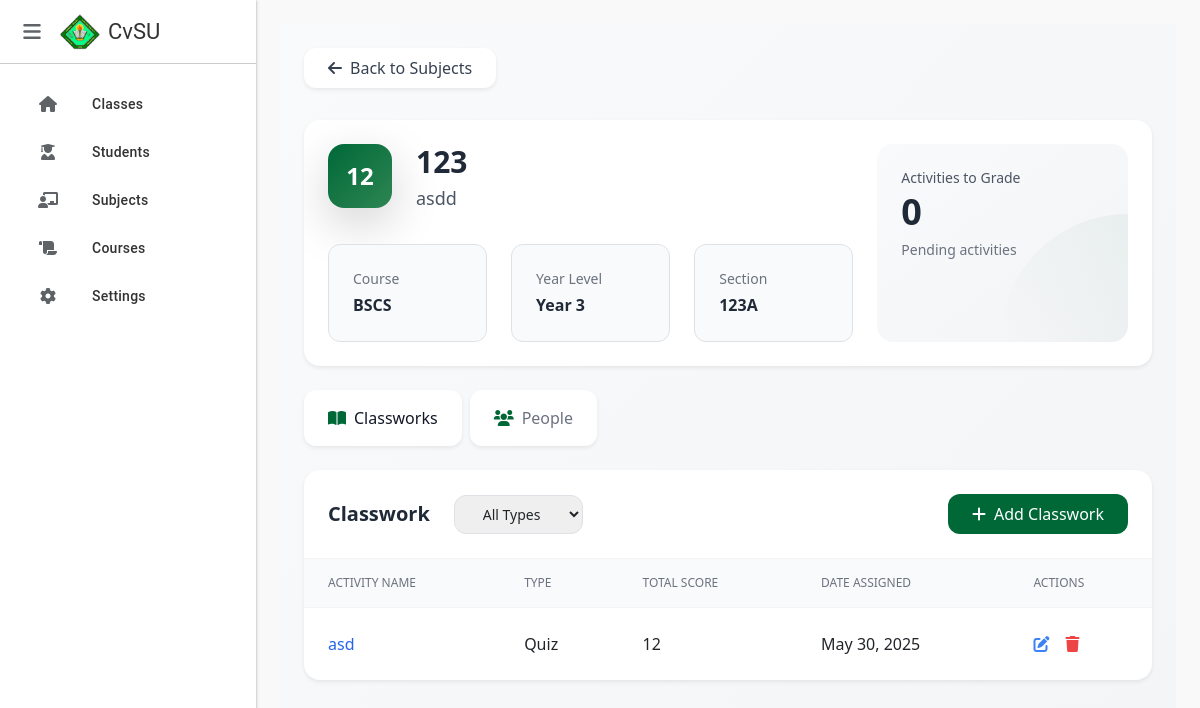
/subjects/123/, run on the app's committed database.
### SMSapp/models.py (models this page shows, shortened)
class Subject(models.Model):
    SEMESTER_CHOICES = [
        (1, '1st Semester'),
        (2, '2nd Semester'),
        (3, 'Summer'),
    ]
    subject_code = models.CharField(max_length=20, primary_key=True)
    subject_title = models.CharField(max_length=100)
    course = models.ForeignKey(Course, on_delete=models.CASCADE, null=True, blank=True)  # Make course optional
    school_year = models.CharField(max_length=20)
    semester = models.PositiveSmallIntegerField(choices=SEMESTER_CHOICES)
    year_level = models.PositiveSmallIntegerField()
    section = models.CharField(max_length=20)
    archive = models.BooleanField(default=False)
    class Meta:
        ordering = ['subject_code']

class Course(models.Model):
    course_abv = models.CharField(max_length=10, primary_key=True)
    course_name = models.CharField(max_length=100)

class Activity(models.Model):
    ACTIVITY_TYPE_CHOICES = [
        ('Quiz', 'Quiz'),
        ('Activities', 'Activities'),
        ('Exam', 'Exam'),
        ('Project', 'Project'),
    ]
    activity_id = models.AutoField(primary_key=True)
    subject = models.ForeignKey(Subject, on_delete=models.CASCADE)
    activity_type = models.CharField(max_length=20, choices=ACTIVITY_TYPE_CHOICES)
    activity_name = models.CharField(max_length=100)
    total_items = models.PositiveIntegerField()
    date_assigned = models.DateField(default=datetime.date.today)  # Changed from timezone.now

### SMSapp/views.py (the view)
# urls.py: path('subjects/<str:subject_code>/', views.subject_info, name='subject_info'),
def subject_info(request, subject_code):
    subject = Subject.objects.get(subject_code=subject_code)
    activities = Activity.objects.filter(subject=subject)
    enrolled_students = StudentSubjectEnrollment.objects.filter(subject=subject).select_related('student')
    all_students = Student.objects.all()
    student_courses = Course.objects.filter(student__in=all_students).distinct()
    student_sections = all_students.values_list('section', flat=True).distinct()
    context = {
        'subject': subject,
        'activities': activities,
        'enrolled_students': enrolled_students,
        'student_courses': student_courses,
        'student_sections': student_sections,
    }
    return render(request, 'subjectinfo.html', context)

### SMSapp/templates/subjectinfo.html (shortened to what this page needs)
{% extends 'base.html' %}
{% load static %}
{% block content %}
<div class="min-h-screen p-6 bg-gradient-to-br from-gray-50 to-gray-100">
    <div class="mb-8">
        <a href="{% url 'subjects' %}"
           class="inline-flex items-center px-4 py-2 bg-white rounded-xl shadow-sm hover:shadow-md transition-all duration-200 text-gray-700 hover:text-gray-900 group">
            <i class="fas fa-arrow-left mr-2 group-hover:-translate-x-1 transition-transform duration-200"></i>
            <span class="font-medium">Back to Subjects</span>
        </a>
    </div>
    <div class="bg-white rounded-2xl shadow-sm overflow-hidden mb-6">
        <div class="relative p-6">
            <div class="grid grid-cols-3 gap-6">
                <div class="col-span-2 relative z-10">
                    <div class="flex items-start gap-4">
                        <div class="w-16 h-16 rounded-2xl bg-gradient-to-br from-[#006837] to-[#2d8653] flex items-center justify-center text-white text-2xl font-bold shadow-lg">
                            {{ subject.subject_code|slice:":2" }}
                        </div>
                        <div>
                            <h1 class="text-3xl font-bold text-gray-800">{{ subject.subject_code }}</h1>
                            <p class="text-gray-600 mt-1 text-lg">{{ subject.subject_title }}</p>
                        </div>
                    </div>
                    <div class="grid grid-cols-3 gap-4 mt-8">
                        <div class="p-4 rounded-xl bg-gray-50 border border-gray-100">
                            <p class="text-sm text-gray-500 mb-1">Course</p>
                            <p class="font-semibold text-gray-800">{{ subject.course.course_abv }}</p>
                        </div>
                        <div class="p-4 rounded-xl bg-gray-50 border border-gray-100">
                            <p class="text-sm text-gray-500 mb-1">Year Level</p>
                            <p class="font-semibold text-gray-800">Year {{ subject.year_level }}</p>
                        </div>
                        <div class="p-4 rounded-xl bg-gray-50 border border-gray-100">
                            <p class="text-sm text-gray-500 mb-1">Section</p>
                            <p class="font-semibold text-gray-800">{{ subject.section }}</p>
                        </div>
                    </div>
                </div>
                <div class="bg-gradient-to-br from-gray-50 to-gray-100 rounded-2xl p-6 relative overflow-hidden">
                    <div class="relative z-10">
                        <p class="text-sm font-medium text-gray-600 mb-1">Activities to Grade</p>
                        <h3 class="text-4xl font-bold text-gray-800">{{ pending_activities|default:0 }}</h3>
                        <p class="text-sm text-gray-500 mt-2">Pending activities</p>
                    </div>
                    <div class="absolute bottom-0 right-0 w-32 h-32 bg-gradient-to-bl from-[#006837]/5 to-transparent rounded-tl-full"></div>
                </div>
            </div>
        </div>
    </div>
    <div class="flex gap-2 mb-6">
        <button id="classworkBtn"
                class="px-6 py-3 rounded-xl font-medium transition-all duration-200 bg-white shadow-sm hover:shadow-md flex items-center gap-2">
            <i class="fas fa-book-open text-[#006837]"></i>
            <span>Classworks</span>
        </button>
        <button id="studentsBtn"
                class="px-6 py-3 rounded-xl font-medium transition-all duration-200 bg-white shadow-sm hover:shadow-md flex items-center gap-2">
            <i class="fas fa-users text-[#006837]"></i>
            <span>People</span>
        </button>
    </div>
    <div id="classworkSection" class="bg-white rounded-2xl shadow-sm overflow-hidden">
        <div class="p-6 border-b border-gray-100">
            <div class="flex justify-between items-center">
                <div class="flex items-center gap-4">
                    <h3 class="text-xl font-semibold text-gray-800">Classwork</h3>
                    <select id="activityFilter"
                            class="px-4 py-2 rounded-xl border border-gray-200 text-sm focus:ring-2 focus:ring-[#006837]/20 focus:border-[#006837]"
                            onchange="filterActivities()">
                        <option value="all">All Types</option>
                    </select>
                </div>
                <button onclick="openClassworkModal()"
                        class="px-4 py-2 bg-[#006837] text-white rounded-xl hover:bg-[#2d8653] transition-colors flex items-center gap-2">
                    <i class="fas fa-plus"></i>
                    <span>Add Classwork</span>
                </button>
            </div>
        </div>
        <div class="overflow-x-auto">
            <table class="w-full">
                <thead class="bg-gray-50 border-b border-gray-100">
                    <tr>
                        <th class="px-6 py-3 text-left text-xs font-medium text-gray-500 uppercase">Activity Name</th>
                        <th class="px-6 py-3 text-left text-xs font-medium text-gray-500 uppercase">Type</th>
                        <th class="px-6 py-3 text-left text-xs font-medium text-gray-500 uppercase">Total Score</th>
                        <th class="px-6 py-3 text-left text-xs font-medium text-gray-500 uppercase">Date Assigned</th>
                        <th class="px-6 py-3 text-left text-xs font-medium text-gray-500 uppercase">Actions</th>
                    </tr>
                </thead>
                <tbody class="divide-y divide-gray-100">
                    {% for activity in activities %}
                    <tr class="activity-row" data-type="{{ activity.activity_type }}">
                        <td class="px-6 py-4">
                            <a href="{% url 'grades' activity.activity_id %}"
                               class="text-blue-600 hover:text-blue-800">
                                {{ activity.activity_name }}
                            </a>
                        </td>
                        <td class="px-6 py-4">{{ activity.activity_type }}</td>
                        <td class="px-6 py-4">{{ activity.total_items }}</td>
                        <td class="px-6 py-4">{{ activity.date_assigned|date:"M d, Y" }}</td>
                        <td class="px-6 py-4">
                            <button onclick="editActivity({{ activity.activity_id }})" class="text-blue-500 hover:text-blue-300 mr-3"><i class="fas fa-edit"></i></button>
                            <button onclick="deleteActivity({{ activity.activity_id }})" class="text-red-500 hover:text-red-300"><i class="fas fa-trash"></i></button>
                        </td>
                    </tr>
                    {% empty %}
                    <tr>
                        <td colspan="5" class="px-6 py-4 text-center text-gray-500">No classwork available</td>
                    </tr>
                    {% endfor %}
                </tbody>
            </table>
        </div>
    </div>
</div>
{% endblock %}

### SMSapp/templates/base.html (style rules this page uses)
:root { --gc-primary: #00563F; --gc-secondary: #E6F2EE; --gc-text: #333333; --gc-border: #CCCCCC; --gc-hover: #F5F9F7; --sidebar-width: 256px; --sidebar-collapsed-width: 72px; }
body { background-color: #f9f9f9; overflow-x: hidden; }

### data on the page
Subject: subject_code "12", subject_code "123", subject_title "asdd", course.course_abv "BSCS", year_level "3", section "123A"
Activity: activity_name "asd", activity_type "Quiz", total_items "12", date_assigned "May 30, 2025"

### other printed values
{{ pending_activities|default:0 }} "0"
